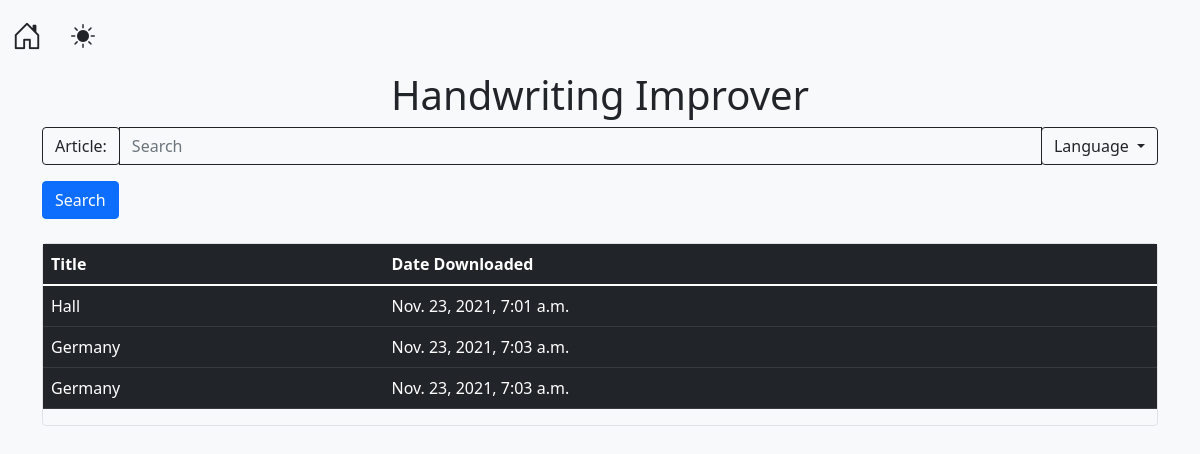
/handwriting/, run on an earlier commit of the app's database.
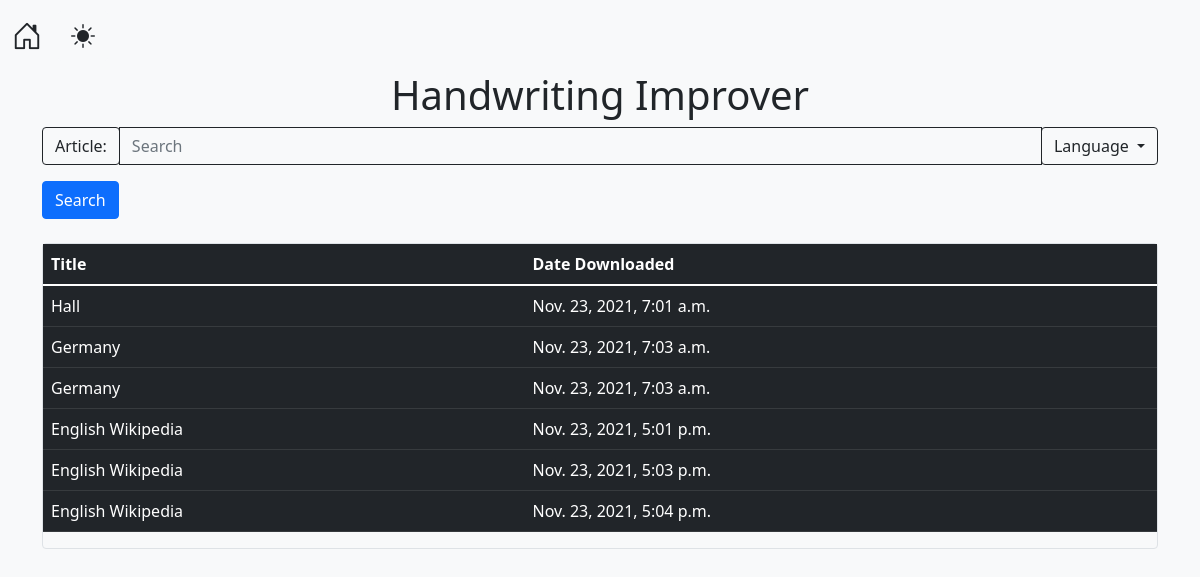
And on a later commit of the database.
### wikipedia_converter/models.py (models this page shows, shortened)
class FullArticle(models.Model):
    formatted_page = models.ForeignKey(Article, on_delete=models.CASCADE, related_name="formatted_page")
    original_page = models.ForeignKey(Article, on_delete=models.CASCADE)
    date_pulled = models.DateTimeField('date pulled from wikipedia')

class Article(models.Model):
    content = models.CharField(max_length=9999999999)
    link = models.CharField(max_length=500)
    title = models.CharField(max_length=500)

### wikipedia_converter/views.py (the view)
# urls.py: path('', views.IndexView.as_view(), name='index'),
def index(request):
    template = loader.get_template('wikipedia_converter/index.html')
    articles = list(FullArticle.objects.all())
    context = {
        'articles': articles,
    }
    return HttpResponse(template.render(context, request))

### wikipedia_converter/templates/wikipedia_converter/index.html (shortened to what this page needs)
<!DOCTYPE html>
<html lang="en">
<head>
    {% load static %}
    {% include 'wikipedia_converter/navbar.html' %}
</head>
<body class="bg-dark text-light">
<div class="container">
<h1 class="text-center">Handwriting Improver</h1>
</div>
<div class="container ">
    <form method="POST" id="mainForm" class="bg-dark text-light" action="{% url 'wikipedia_converter:getArticles' %}">
        <div class="input-group mb-3">
            <div class="input-group-prepend">
                <span class="input-group-text bg-dark text-light btn-outline-light" id="basic-addon3">
                    Article:
                </span>
            </div>
            <input type="text" id="mainInput" class="bg-dark text-light btn-outline-light form-control" name="search" placeholder="Search">
            <div class="input-group-append">
                <div class="dropdown">
                    <button class="btn btn-outline-light dropdown-toggle" type="button" data-bs-toggle="dropdown" data-toggle="dropdown" aria-haspopup="true" aria-expanded="false">
                        Language
                    </button>
                </div>
            </div>
        </div>
        <input type="submit" value="Search" class="btn btn-primary">
    </form>
    <br>
    <div class="border rounded">
        <table class="table table-dark">
            <thead>
                <tr>
                    <th scope="col">Title</th>
                    <th scope="col">Date Downloaded</th>
                </tr>
            </thead>
            <tbody>
        {% for article in articles %}
                <tr>
                    <td>{{ article.formatted_page.title }}</td>
                    <td>{{ article.date_pulled }}</td>
                </tr>
        {% endfor %}
        </tbody>
        </table>
    </div>
</div>
</body>
</html>

What changed in the data, as far as the page shows it:
added FullArticle: formatted_page "English Wikipedia", date_pulled "Nov. 23, 2021, 5:01 p.m."
added FullArticle: formatted_page "English Wikipedia", date_pulled "Nov. 23, 2021, 5:03 p.m."
added FullArticle: formatted_page "English Wikipedia", date_pulled "Nov. 23, 2021, 5:04 p.m."
